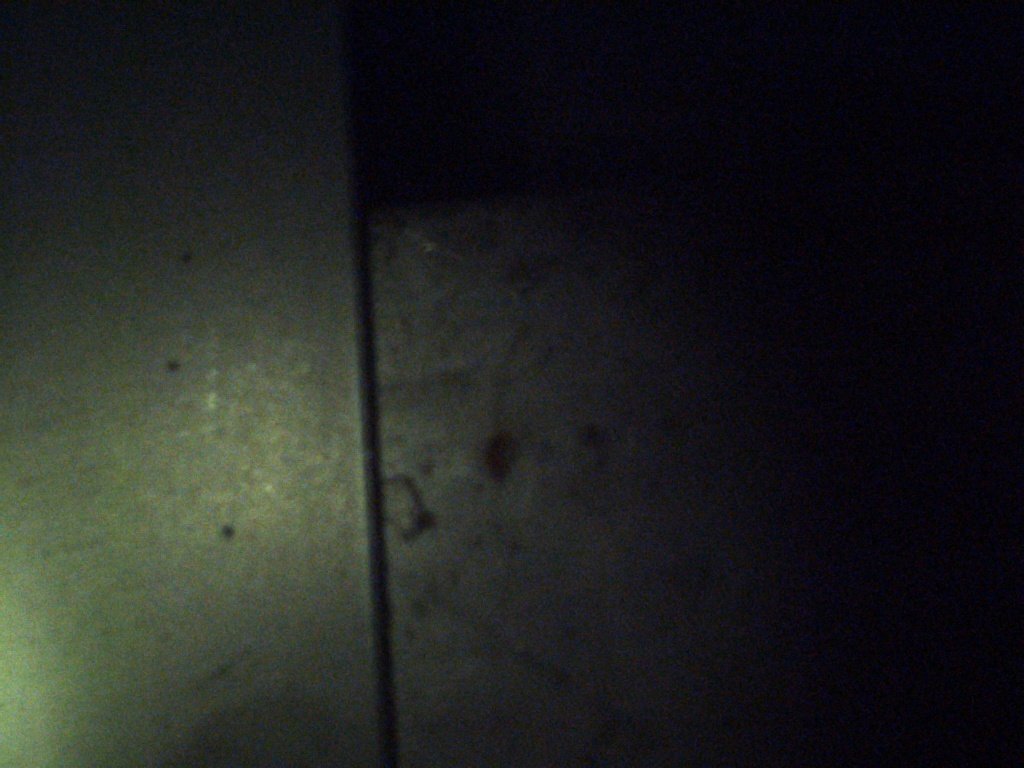
%> input picture C++/Locate/Test/Color_120_0.jpg, 1024 x 768 px
$ octave --eval "result = test11;"   (GNU Octave 9; MATLAB toolbox functions it lacks are replaced by stand-ins)
%> lines starting %> are read from the running program, lines starting %| are printed output that depends on the picture; in (x1, y1, x2, y2) boxes, pixels count from 0 and x2, y2 are one past the last pixel; in counts of white or black regions, pixels touching at a corner belong together; the program's own positions count from 1
function [bw,I]=test11
I=imread('E:\焊接定位\Code\C++\Locate\Test\Color_120_0.jpg');
%> I is the input picture: size 768x1024x3 uint8; mean R, G, B 31.9, 33.7, 32.1
%I=imread('F:\机器人\光照不均匀情况\Color_120_' + picnum + '.jpg');
%I=imread(['F:\机器人\光照不均匀情况\Color_120_'  num2str(picnum)  '.jpg']);
%imgray = I(:,:,1)*0.7 + I(:,:,2)*0.2 + I(:,:,3)*0.1;
imgray=rgb2gray(I);
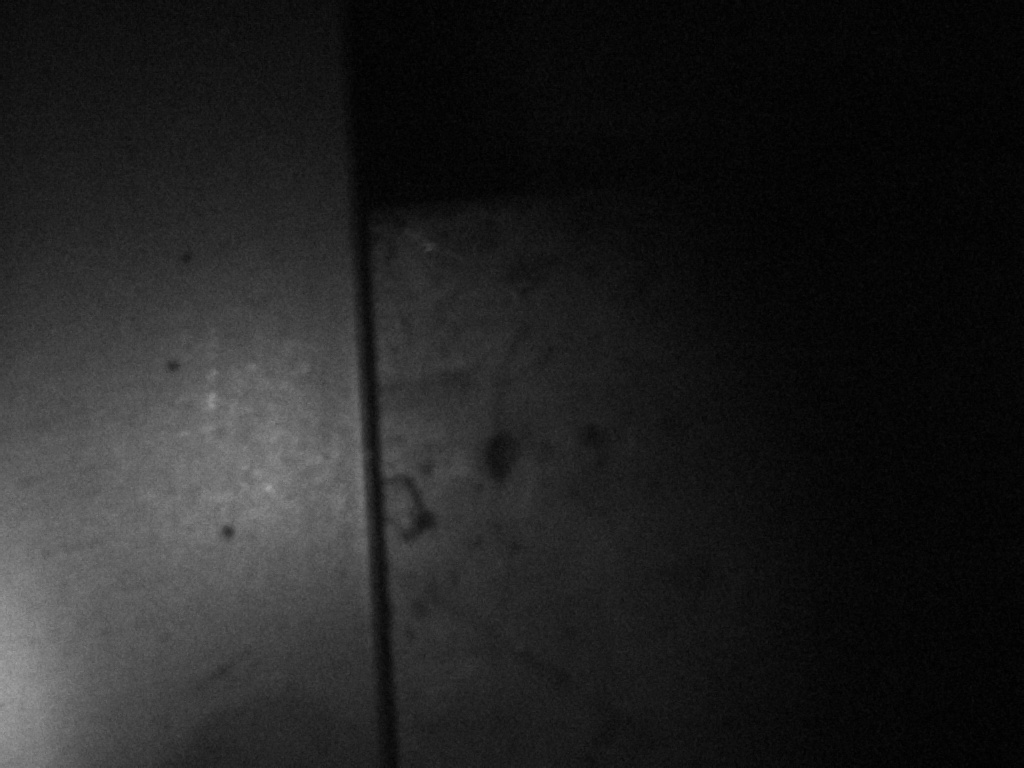
%> imgray: size 768x1024 uint8; min 0, max 165, mean 33
%figure(),imshow(I);
w=fspecial('gaussian',[10 10],0.5);
imgray = imfilter(imgray,w,'replicate');
%figure(),imshow(imgray);
imgray = medfilt2(imgray,[6 6]);
%figure(),imshow(imgray);
se=strel('rectangle',[20 10]);
g=imsubtract(imadd(imgray,imtophat(imgray,se)),imbothat(imgray,se));
%figure(),imshow(g);
%imhist(g)

%figure(),imshow(g>30);
%%%%---figure,imshow(g);
bw=logical(g<50);
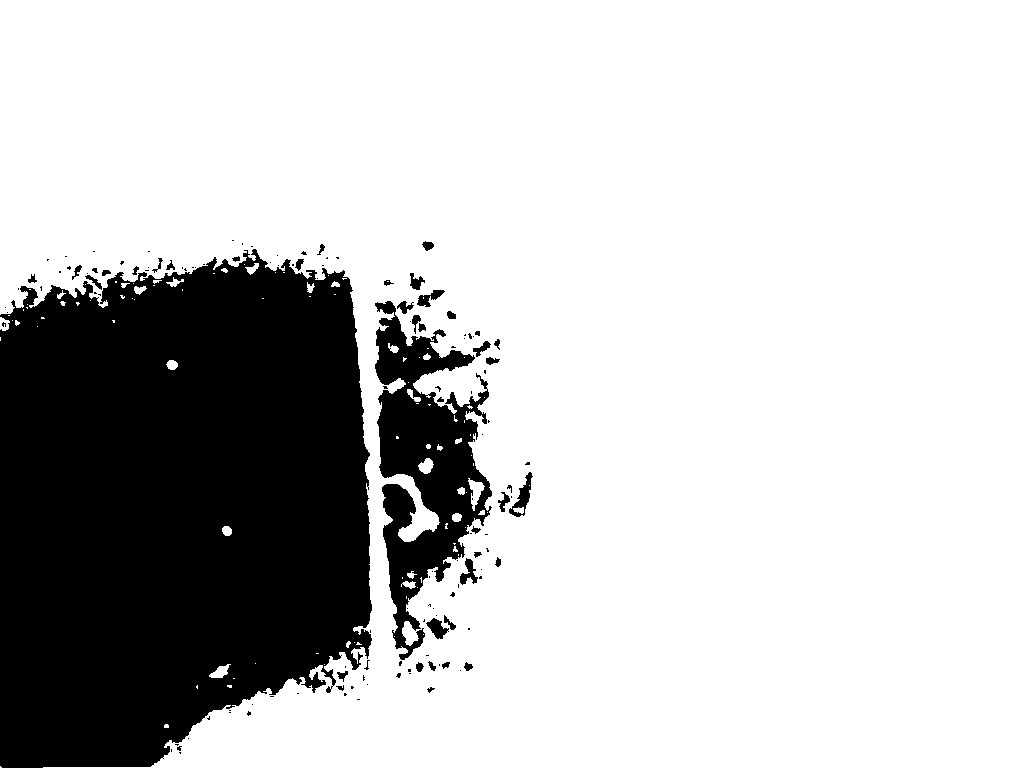
%> bw: size 768x1024 logical; 76.5% white; 134 black regions (93 under 20 px), largest, box (x1, y1, x2, y2) and area: (0, 249, 372, 768) 162454, (375, 301, 492, 660) 19186, (509, 472, 533, 517) 375
bw(:,1000:end)=0;
bw(750:end,:)=0;
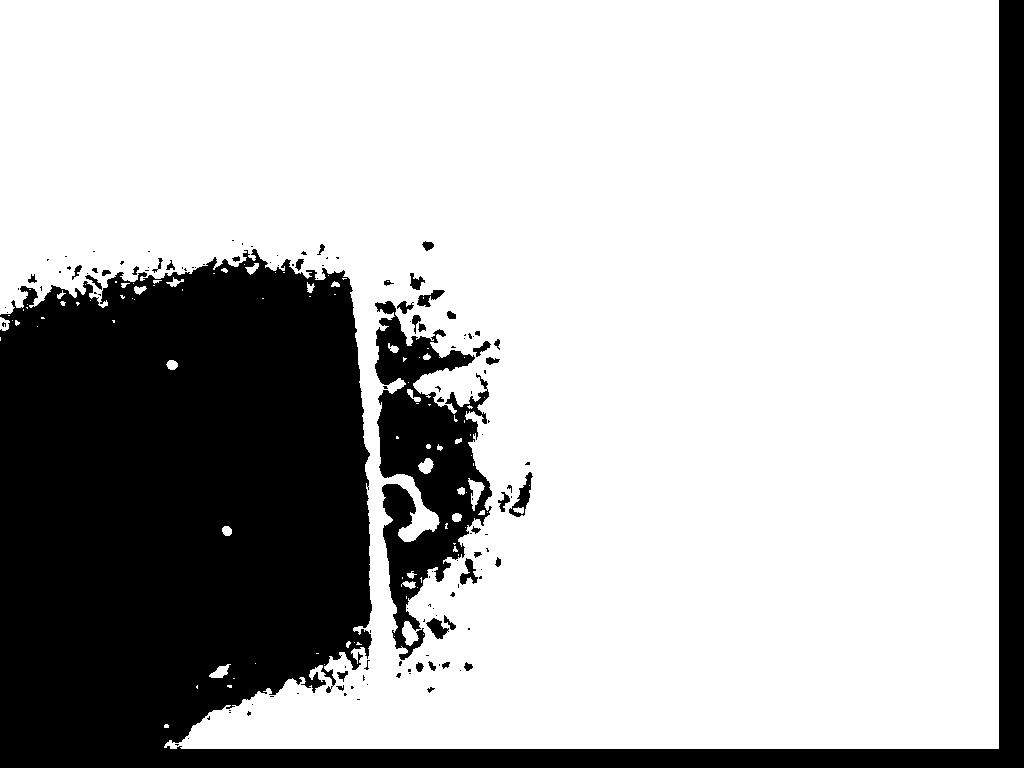
%> bw: size 768x1024 logical; 72% white; 131 black regions (90 under 20 px), largest, box (x1, y1, x2, y2) and area: (0, 0, 1024, 768) 197691, (375, 301, 492, 660) 19186, (509, 472, 533, 517) 375
%%%---figure,imshow(bw);
%%% L中存储联通区域标签
[L, num]=bwlabeln(bw,4);
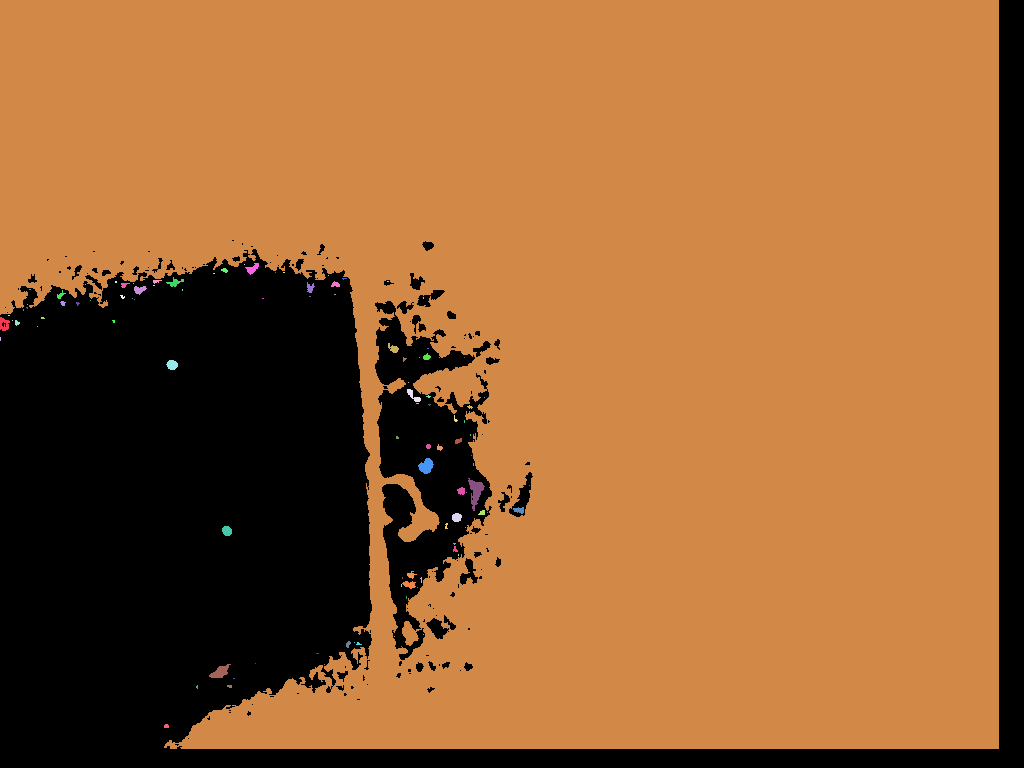
%> L: size 768x1024 double; 105 distinct labels, from 0 to 104; one colour per label, 0 black
%> num = 104

maxIndex=[0,0];
secondMaxIndex=[0,0];
%%%
averagepixelnum = 2000;%%
%averagepixelval = [];
normalaveragepixval = 40;%%
minaveragepixval = 90;%%
secaveragepixval = 90;%%
finallabel = 0;
secfinallabel = 0;
possiblelabel=[];
%%%
for i=1:num
    tempMax=size(find(L==i),1);
    %%%如果联通区域的像素数大于上届或小于下届，则忽略
    if tempMax>averagepixelnum*1.2 || tempMax<averagepixelnum*0.5
        continue;
    end
    %所有可能大小的联通区域的标签
    possiblelabel=[possiblelabel,i];
end
%> this loop made 104 passes
%> tempMax on passes 1 to 12: 91, 4, 2, 1, 20, 2, 3, 1, 2, 1, 7, 33
possiblelabel
%> possiblelabel = []
%> (the run ends here)

$ run again, with C++/Locate/Test/Color_120_10.jpg copied over C++/Locate/Test/Color_120_0.jpg
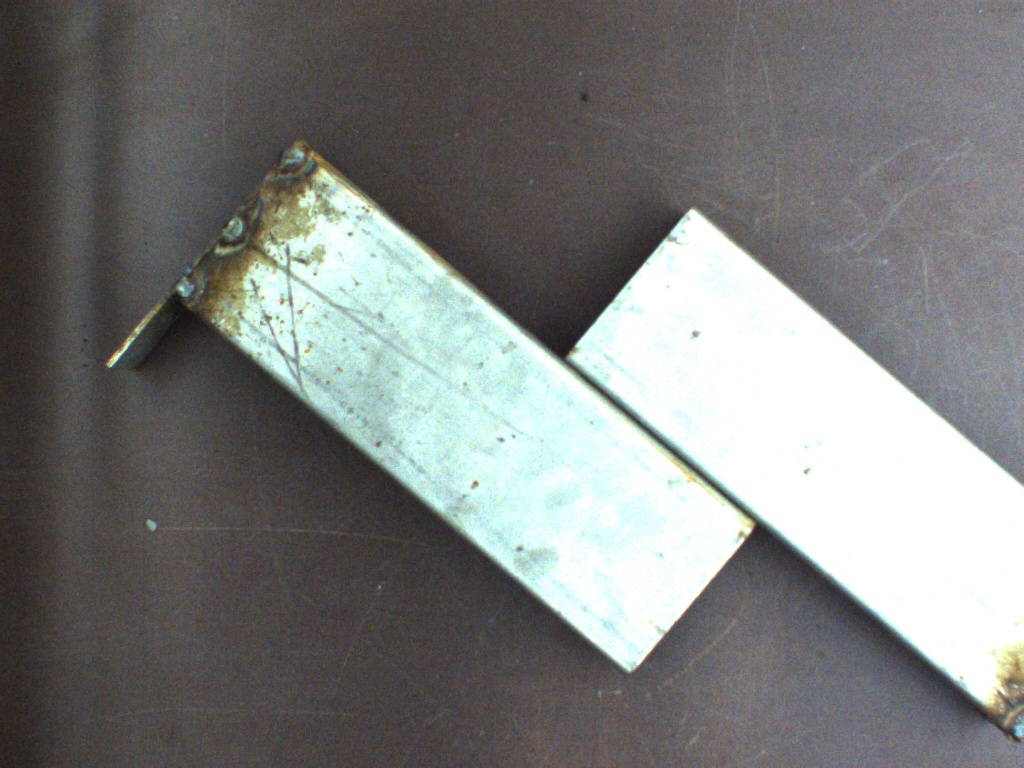
%> input picture C++/Locate/Test/Color_120_10.jpg, 1024 x 768 px
%> in test11, I is the input picture: size 768x1024x3 uint8; mean R, G, B 124.5, 125.9, 124.9
%> in test11, `bw(750:end,:)=0;`:
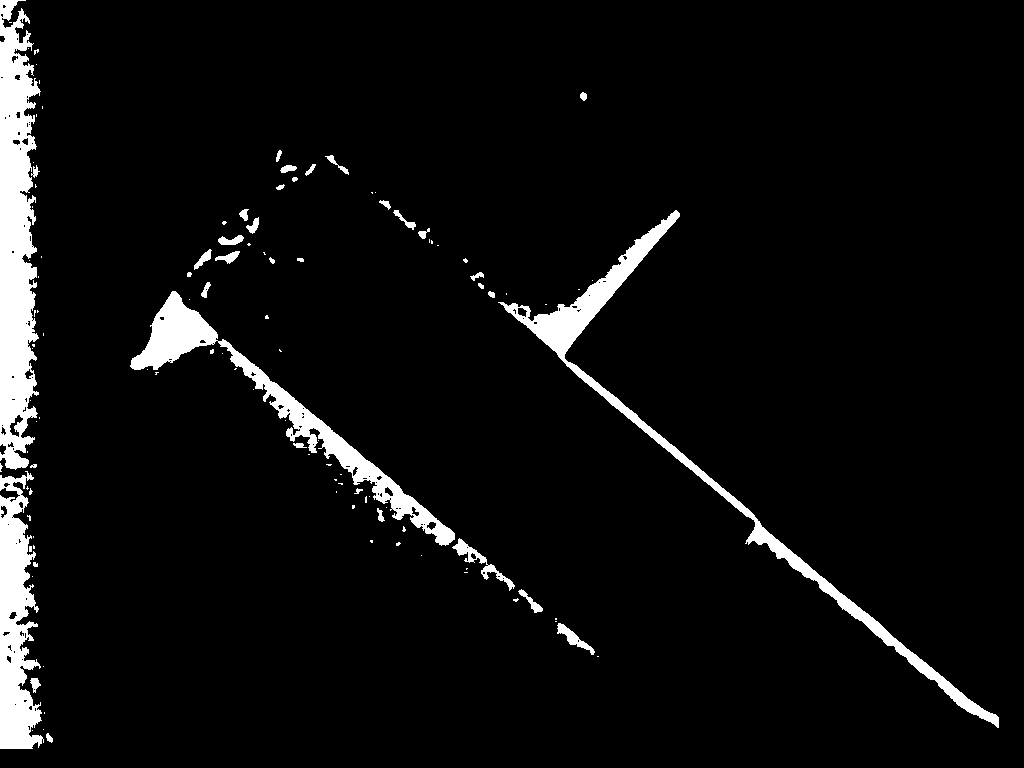
%> bw: size 768x1024 logical; 5.5% white; 115 white regions (78 under 20 px), largest, box (x1, y1, x2, y2) and area: (0, 0, 41, 470) 13628, (498, 210, 999, 728) 9693, (130, 291, 455, 546) 8664
%> in test11, `[L, num]=bwlabeln(bw,4);`:
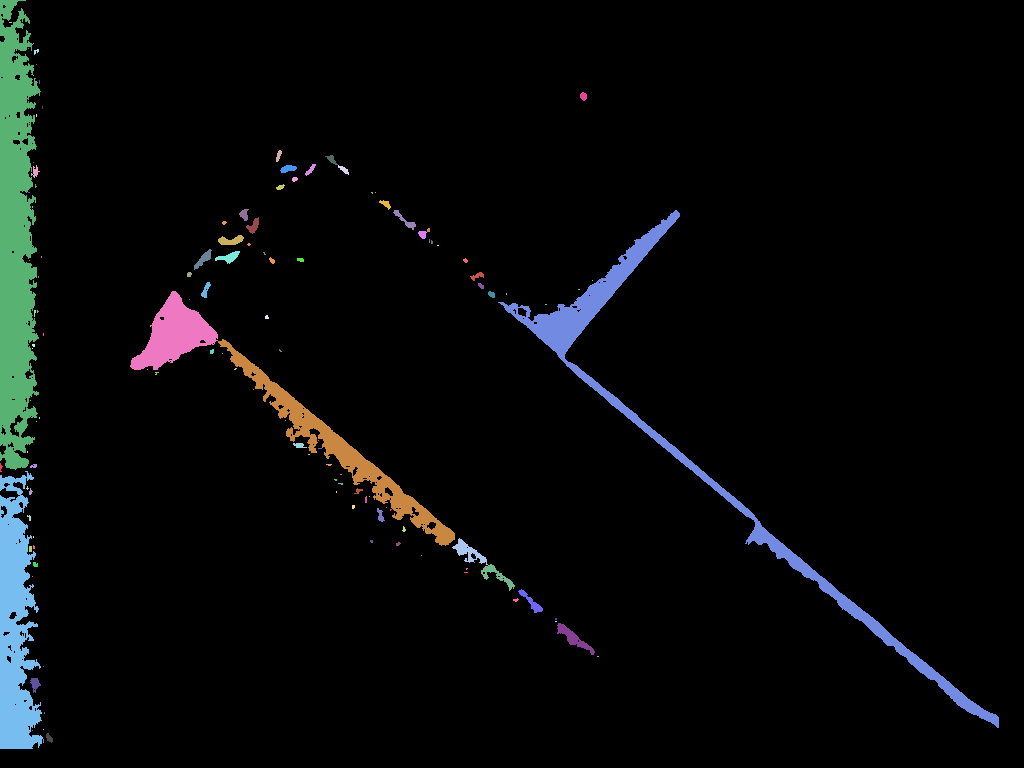
%> L: size 768x1024 double; 128 distinct labels, from 0 to 127; one colour per label, 0 black
%> num = 127
%> the loop in test11, `for i=1:num` made 127 passes
%> tempMax on passes 1 to 8: 15, 3, 6, 2, 14, 1, 2, 7573
%> possiblelabel = []

$ run again, with C++/Locate/Test/Color_120_11.jpg copied over C++/Locate/Test/Color_120_0.jpg
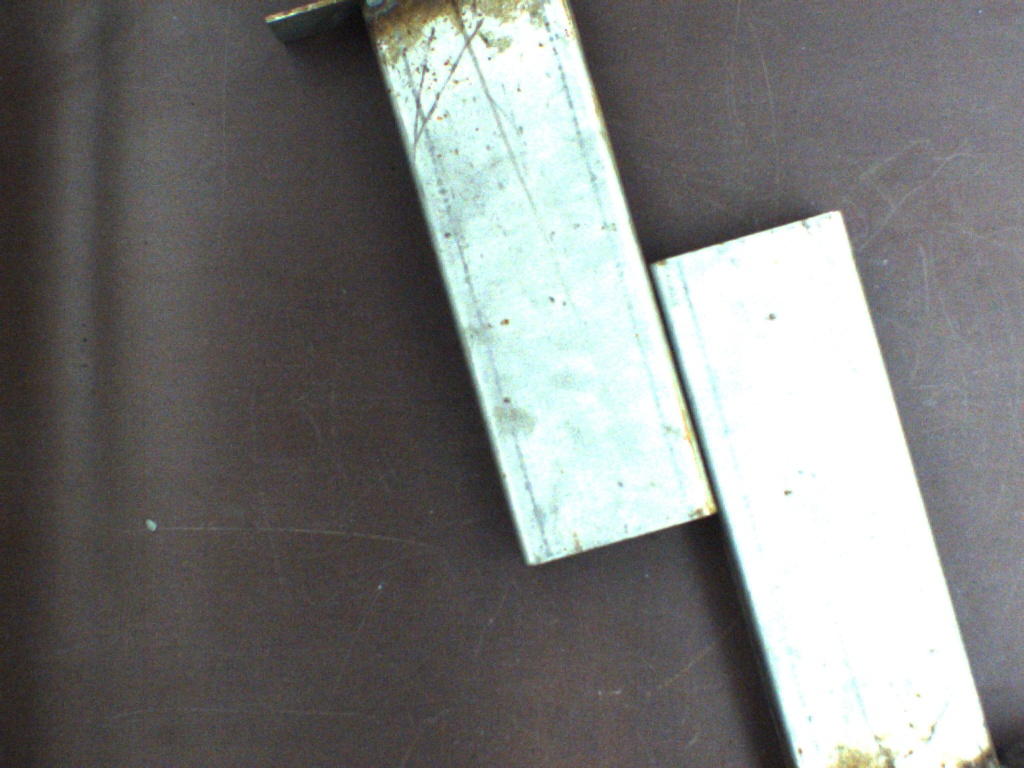
%> input picture C++/Locate/Test/Color_120_11.jpg, 1024 x 768 px
%> in test11, I is the input picture: size 768x1024x3 uint8; mean R, G, B 125.3, 126.1, 125
%> in test11, `bw=logical(g<50);`:
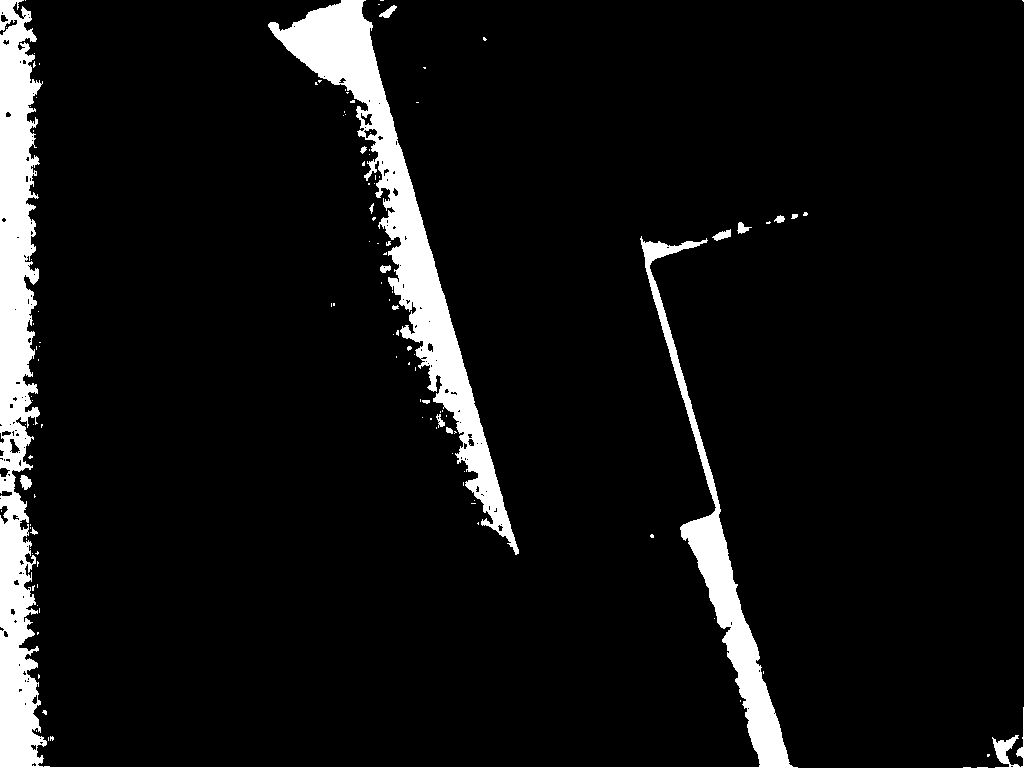
%> bw: size 768x1024 logical; 7.2% white; 119 white regions (102 under 20 px), largest, box (x1, y1, x2, y2) and area: (0, 0, 798, 768) 33733, (268, 0, 519, 555) 20842, (992, 707, 1024, 768) 525
%> in test11, `[L, num]=bwlabeln(bw,4);`:
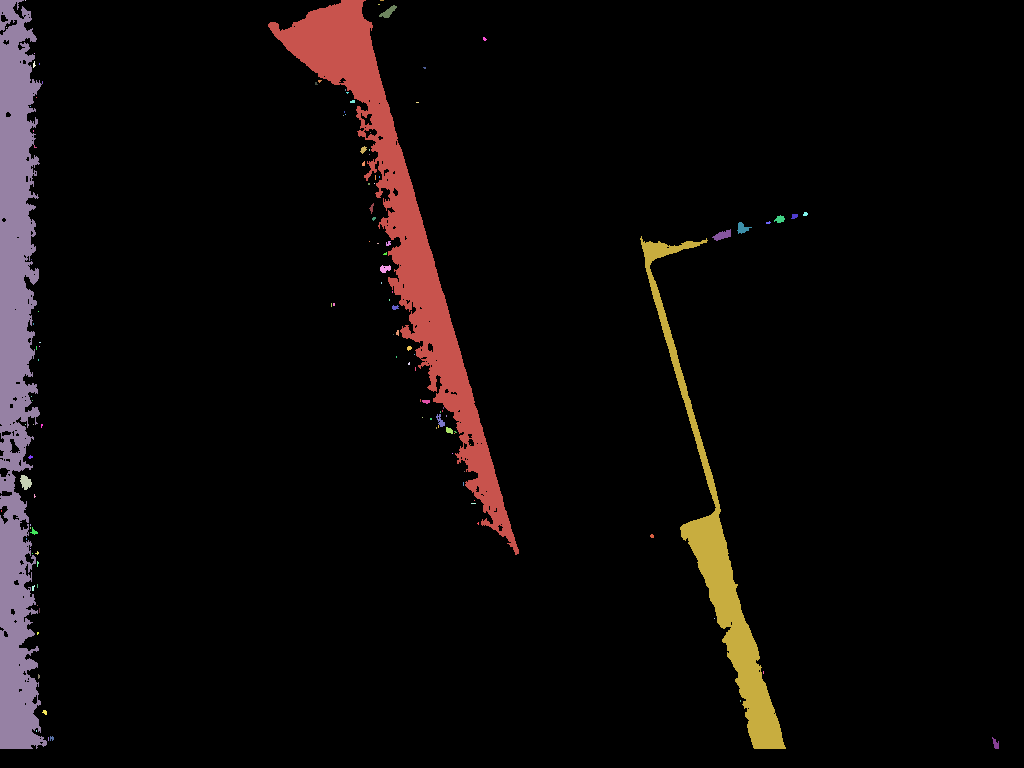
%> L: size 768x1024 double; 123 distinct labels, from 0 to 122; one colour per label, 0 black
%> num = 122
%> the loop in test11, `for i=1:num` made 122 passes
%> tempMax on passes 1 to 8: 2, 1, 120, 1, 1, 2, 12, 1
%> possiblelabel = []
